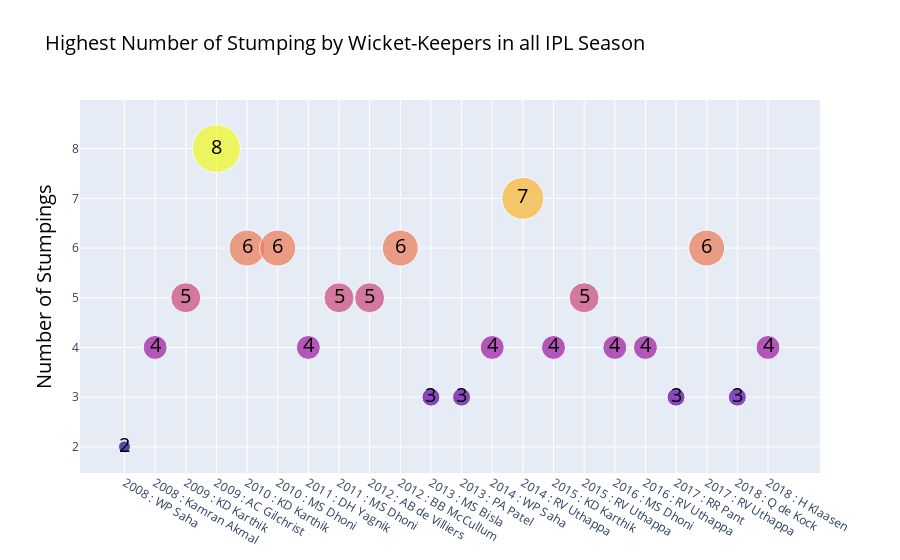

This figure's notebook cell:
### Code cell
best10_wk=top_wk.groupby('season')[['fielder','Stumping_Wickets','bowling_team']].apply(top,n=2,column='Stumping_Wickets')\
.reset_index().drop('level_1',axis=1)
data_best10_wk= [go.Scatter(x= best10_wk['season']+' : '+best10_wk['fielder'],
                y= best10_wk['Stumping_Wickets'],
                text=best10_wk['Stumping_Wickets'],textfont=dict(size=20,color ='black'),textposition='middle center',
                mode='markers+text',
                marker =dict(size=best10_wk['Stumping_Wickets']*6,
                color= best10_wk['Stumping_Wickets'],)
               )]
layout_best10_wk = go.Layout(title =dict(text ='Highest Number of Stumping by Wicket-Keepers in all IPL Season', 
                                         font = {'size': 20,'color':'black'}),
                             yaxis =dict(title_text = "Number of Stumpings",
                                         title_font = {'size': 20,'color':'black'})
                            )
fig_best10_wk = go.Figure(data=data_best10_wk,layout=layout_best10_wk)
fig_best10_wk.show()

### Figure 1 — Plotly figure (JSON) as saved in the notebook; plotly's stock layout.template omitted (floating-point values rounded to 4 significant figures)
{"data": [{"marker": {"color": [2, 4, 5, 8, 6, 6, 4, 5, 5, 6, 3, 3, 4, 7, 4, 5, 4, 4, 3, 6, 3, 4], "size": [12, 24, 30, 48, 36, 36, 24, 30, 30, 36, 18, 18, 24, 42, 24, 30, 24, 24, 18, 36, 18, 24]}, "mode": "markers+text", "text": [2, 4, 5, 8, 6, 6, 4, 5, 5, 6, 3, 3, 4, 7, 4, 5, 4, 4, 3, 6, 3, 4], "textfont": {"color": "black", "size": 20}, "textposition": "middle center", "type": "scatter", "x": ["2008 : WP Saha", "2008 : Kamran Akmal", "2009 : KD Karthik", "2009 : AC Gilchrist", "2010 : KD Karthik", "2010 : MS Dhoni", "2011 : DH Yagnik", "2011 : MS Dhoni", "2012 : AB de Villiers", "2012 : BB McCullum", "2013 : MS Bisla", "2013 : PA Patel", "2014 : WP Saha", "2014 : RV Uthappa", "2015 : KD Karthik", "2015 : RV Uthappa", "2016 : MS Dhoni", "2016 : RV Uthappa", "2017 : RR Pant", "2017 : RV Uthappa", "2018 : Q de Kock", "2018 : H Klaasen"], "y": [2, 4, 5, 8, 6, 6, 4, 5, 5, 6, 3, 3, 4, 7, 4, 5, 4, 4, 3, 6, 3, 4]}], "layout": {"title": {"font": {"color": "black", "size": 20}, "text": "Highest Number of Stumping by Wicket-Keepers in all IPL Season"}, "yaxis": {"title": {"font": {"color": "black", "size": 20}, "text": "Number of Stumpings"}}}}
